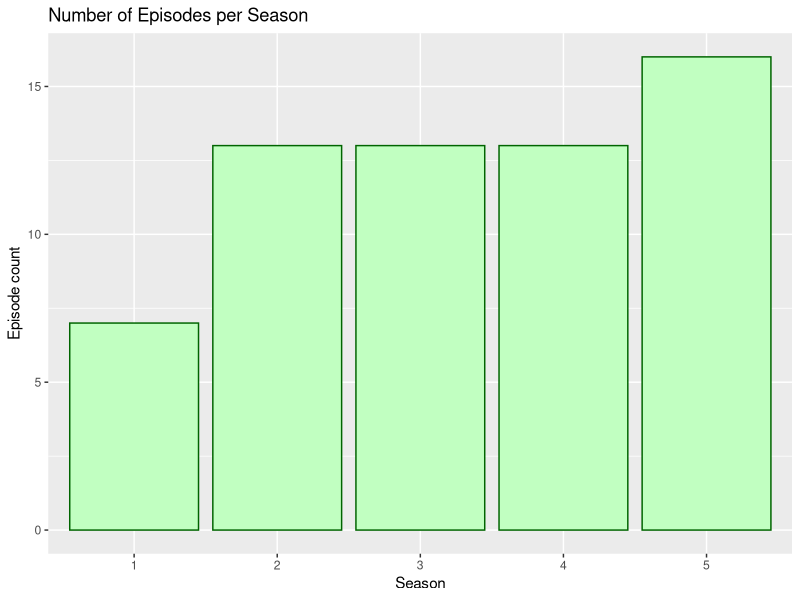
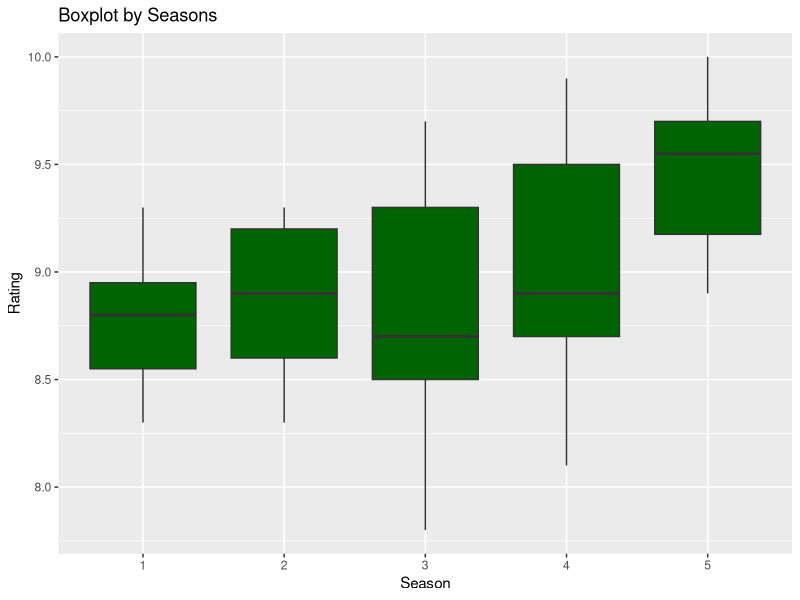

These charts were generated, in order, by the following R code:
## ---- chunk 1
# General options setup for R Markdown
knitr::opts_chunk$set(echo = TRUE, message = FALSE, warning = FALSE)
## ---- chunk 2
#Installing the needed packages
#install.packages("ggplot2")
#install.packages(("dplyr"))
## ---- chunk 3
#Loading the data and printing the first 5 rows
dataset <- read.csv("BreakingBadData.csv")
head(dataset)
## ---- chunk 4
#Setting the correct date format
dataset$Airdate <- as.Date(dataset$Airdate)
#Deleting all rows with empty values while creating a new, "clean" data set
bb_data_clean <- na.omit(dataset)
str(bb_data_clean)

## ---- chunk 5
#Calculating the mean rating
avgRating = mean(bb_data_clean$Rating)
print(avgRating) #checking that there are no mistakes
is_high_rated <- avgRating > 9.0 #The condition - true if mean is greater than 9' false otherwise
## ---- chunk 6
if(is_high_rated){
  print("The entire series is considered very highly rated!")
}else{
  print("The average rating does not pass the 9.0 threshold.")
}

## ---- chunk 7
#Iterate through our clean data, print title and vote count for each value with 10.0 rating
for(i in 1:nrow(bb_data_clean)){
  if(bb_data_clean$Rating[i] == 10.0){
    print(paste(bb_data_clean$Title[i],bb_data_clean$Vote_count[i]))
  }
}
## ---- chunk 8
#Initialize counter for episodes with values lower than 8.5
count_low_rated = 0
#Initialize index to 1
i <- 1
#Run while there are still values in out data
while(i<nrow(bb_data_clean)){
  if(bb_data_clean$Rating[i] < 8.5){
    count_low_rated <- count_low_rated + 1 #Update the counter
  }
  i <- i + 1# Update the index
}
print(paste("We have " , count_low_rated, "values under 8.5 rating"))

## ---- chunk 9
library(dplyr)#Calling the library
#Start streaming the data into season_summary_df

season_summary_df <- bb_data_clean%>%
  group_by(Season) %>%
  summarize(
    avgRating = mean(Rating),
    totalVotes = sum(Vote_count)
  ) %>%
  
  #Add the new boolean coloumn, then print it
  mutate(is_top_rated_season = avgRating > 9.2) %>% 
  select(Season, avgRating,is_top_rated_season)

print(season_summary_df)
  
## ---- chunk 10
library(ggplot2)#Calling the library, then creating the bar plot - x = seasons, y = number of episodes
ggplot(bb_data_clean, aes(x = factor(Season))) + 
  geom_bar(fill ="darkseagreen1", color = "darkgreen") + 
  labs(title = "Number of Episodes per Season", x = "Season", y = "Episode count")

## ---- chunk 11
#Creating the box plot. x = season, y = rating
ggplot(bb_data_clean, aes(x=factor(Season), y = Rating)) + 
  geom_boxplot(fill = "darkgreen") + 
  labs(title = "Boxplot by Seasons", x = "Season", y = "Rating")
